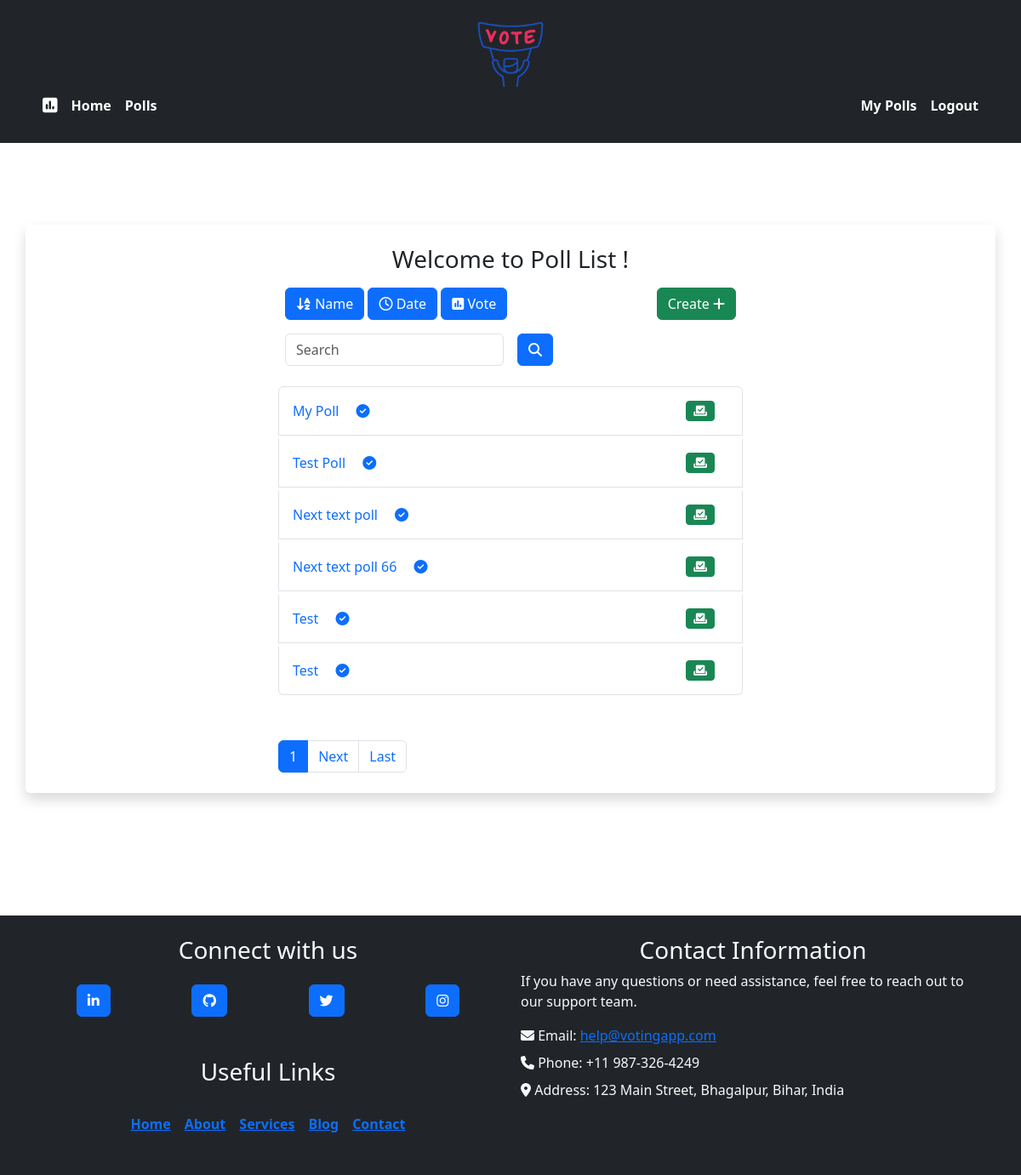
The page /polls/ (signed in) on the database its author committed.
### polls/models.py (models this page shows, shortened)
class Poll(models.Model):
    owner = models.ForeignKey(User, on_delete=models.CASCADE)
    poll_text = models.TextField()
    poll_date = models.DateTimeField(default=timezone.now)
    poll_status = models.BooleanField(default=True)

### polls/views.py (the view)
# urls.py: path('', views.home, name='home'),
@login_required
def home(request):
    all_polls = Poll.objects.all()
    search_term = ''
    try:
        if 'name' in request.GET:
            all_polls = all_polls.order_by('poll_text')
        if 'date' in request.GET:
            all_polls = all_polls.order_by('poll_date')
        if 'vote' in request.GET:
            all_polls = all_polls.annotate(
                Count('vote')).order_by('vote__count')
        if 'search' in request.GET:
            search_term = request.GET['search']
            all_polls = all_polls.filter(text__icontains=search_term)
    except:
        pass
    paginator = Paginator(all_polls, 6)
    page = request.GET.get('page')
    polls = paginator.get_page(page)
    dict_copy = request.GET.copy()
    params = dict_copy.pop('page', True) and dict_copy.urlencode()
    context = {
        'polls': polls,
        'params': params,
        'search_term': search_term,
    }
    return render(request, 'polls/index.html', context)

### templates/polls/index.html (shortened to what this page needs)
{% extends "base.html" %}
{% block content %}
<div class="container my-5 pb-5" style="min-height: 25rem;">
    <div class="row my-5 d-flex justify-content-center align-items-center shadow rounded">
        <div class="col-md-6 py-2 pb-2">
            <h3 class="text-center m-3">Welcome to Poll List !</h3>
            <div class="mx-2">
                <a class="btn btn-{% if 'name' in request.GET %}warning{% else %}primary{% endif %} mb-3"
                    href="?name=True" role="button"><i class="fas fa-sort-alpha-down"></i>
                    Name</a>
                <a class="btn btn-{% if 'date' in request.GET %}warning{% else %}primary{% endif %} mb-3"
                    href="?date=True" role="button"><i class="far fa-clock"></i> Date</a>
                <a class="btn btn-{% if 'vote' in request.GET %}warning{% else %}primary{% endif %} mb-3"
                    href="?vote=True" role="button"><i class="fas fa-poll"></i> Vote</a>
                <a class="btn btn-success mb-3 float-end" href="{% url 'polls:createpoll' %}" role="button">Create <i
                        class="fas fa-plus"></i></a>
            </div>
            <form class="form-inline d-flex flex-warp mb-4">
                <div class="form-group mx-2">
                    <input type="search" class="form-control" name="search" placeholder="Search"
                        value={{ search_term }}>
                </div>
                <button type="submit" class="btn btn-primary mx-2"><i class="fas fa-search"></i></button>
            </form>
            <ul class="list-group" style="height: 25rem;">
                {% if not polls %}
                <div class="my-5 p-5">
                    <h1 class="text-center my-4">No records found</h1>
                </div>
                {% else %}
                {% for poll in polls %}
                <li class="list-group-item mb-1 p-3">
                    <a class="text-decoration-none" href="{% url 'polls:detail' poll.id %}">{{ poll.poll_text }}
                        {% if not poll.poll_status%}
                        <i class="fas fa-check-circle ms-3"></i>
                        {% endif %}
                    </a>
                    {% if request.user == poll.owner %}
                    <a class="text-decoration-none float-end" href="{% url 'polls:result' poll.id %}">
                        <i class="fas fa-vote-yea float-end btn btn-success btn-sm me-3"></i>
                    </a>
                    {% endif %}
                </li>
                {% endfor %}
                {% endif %}
            </ul>
            <nav class="mt-3">
                <ul class="pagination">
                    <li class="page-item active"><a class="page-link" href="">{{ polls.number }}</a></li>
                    {% if polls.has_next %}
                    <li class="page-item"><a class="page-link"
                            href="?page={{ polls.next_page_number }}&{{ params }}">Next</a></li>
                    <li class="page-item"><a class="page-link"
                            href="?page={{ polls.paginator.num_pages }}&{{ params }}">Last</a></li>
                    {% endif %}
                </ul>
            </nav>
        </div>
    </div>
</div>
{% endblock content %}

### rows shown on the page
Poll: poll_text "My Poll", poll_status False (drawn)
Poll: poll_text "Test Poll", poll_status False (drawn)
Poll: poll_text "Next text poll", poll_status False (drawn)
Poll: poll_text "Next text poll 66", poll_status False (drawn)
Poll: poll_text "Test", poll_status False (drawn)
Poll: poll_text "Test", poll_status False (drawn)

### other values the page prints
{{ polls.number }} "1"
